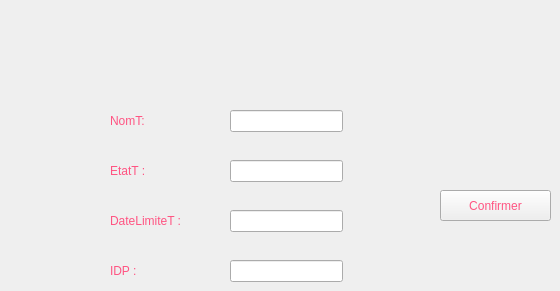
          <widget class="QWidget" name="tab_6">
           <attribute name="title">
            <string>Ajouter une tâche</string>
           </attribute>
           <widget class="QLabel" name="label_8">
            <property name="geometry">
             <rect>
              <x>110</x>
              <y>110</y>
              <width>55</width>
              <height>21</height>
             </rect>
            </property>
            <property name="styleSheet">
             <string notr="true">color : rgb(255, 84, 130);
font: 9pt &quot;Snap ITC&quot;;</string>
            </property>
            <property name="text">
             <string>NomT:</string>
            </property>
           </widget>
           <widget class="QLabel" name="label_9">
            <property name="geometry">
             <rect>
              <x>110</x>
              <y>160</y>
              <width>71</width>
              <height>21</height>
             </rect>
            </property>
            <property name="styleSheet">
             <string notr="true">color : rgb(255, 84, 130);
font: 9pt &quot;Snap ITC&quot;;</string>
            </property>
            <property name="text">
             <string>EtatT :</string>
            </property>
           </widget>
           <widget class="QLabel" name="label_10">
            <property name="geometry">
             <rect>
              <x>110</x>
              <y>210</y>
              <width>111</width>
              <height>21</height>
             </rect>
            </property>
            <property name="styleSheet">
             <string notr="true">color : rgb(255, 84, 130);
font: 9pt &quot;Snap ITC&quot;;
</string>
            </property>
            <property name="text">
             <string>DateLimiteT :</string>
            </property>
           </widget>
           <widget class="QLineEdit" name="lineEdit_NomTache">
            <property name="geometry">
             <rect>
              <x>230</x>
              <y>110</y>
              <width>113</width>
              <height>22</height>
             </rect>
            </property>
            <property name="styleSheet">
             <string notr="true">

font: 8pt &quot;Snap ITC&quot;;

color: rgb(56, 181, 200);</string>
            </property>
            <property name="text">
             <string/>
            </property>
           </widget>
           <widget class="QLineEdit" name="lineEdit_EtatT">
            <property name="geometry">
             <rect>
              <x>230</x>
              <y>160</y>
              <width>113</width>
              <height>22</height>
             </rect>
            </property>
            <property name="styleSheet">
             <string notr="true">
font: 8pt &quot;Snap ITC&quot;;

color: rgb(56, 181, 200);</string>
            </property>
           </widget>
           <widget class="QLineEdit" name="lineEdit_DateLimite">
            <property name="geometry">
             <rect>
              <x>230</x>
              <y>210</y>
              <width>113</width>
              <height>22</height>
             </rect>
            </property>
            <property name="styleSheet">
             <string notr="true">
font: 8pt &quot;Snap ITC&quot;;

color: rgb(56, 181, 200);
</string>
            </property>
           </widget>
           <widget class="QPushButton" name="ajouter_tache">
            <property name="geometry">
             <rect>
              <x>440</x>
              <y>190</y>
              <width>111</width>
              <height>31</height>
             </rect>
            </property>
            <property name="styleSheet">
             <string notr="true">color : rgb(255, 84, 130);
font: 9pt &quot;Snap ITC&quot;;</string>
            </property>
            <property name="text">
             <string>Confirmer</string>
            </property>
           </widget>
           <widget class="QLabel" name="label_2">
            <property name="geometry">
             <rect>
              <x>110</x>
              <y>260</y>
              <width>71</width>
              <height>21</height>
             </rect>
            </property>
            <property name="styleSheet">
             <string notr="true">color : rgb(255, 84, 130);
font: 9pt &quot;Snap ITC&quot;;</string>
            </property>
            <property name="text">
             <string>IDP :</string>
            </property>
           </widget>
           <widget class="QLineEdit" name="lineEdit_CinPTache">
            <property name="geometry">
             <rect>
              <x>230</x>
              <y>260</y>
              <width>113</width>
              <height>22</height>
             </rect>
            </property>
            <property name="styleSheet">
             <string notr="true">
font: 8pt &quot;Snap ITC&quot;;

color: rgb(56, 181, 200);</string>
            </property>
            <property name="maxLength">
             <number>8</number>
            </property>
           </widget>
          </widget>
